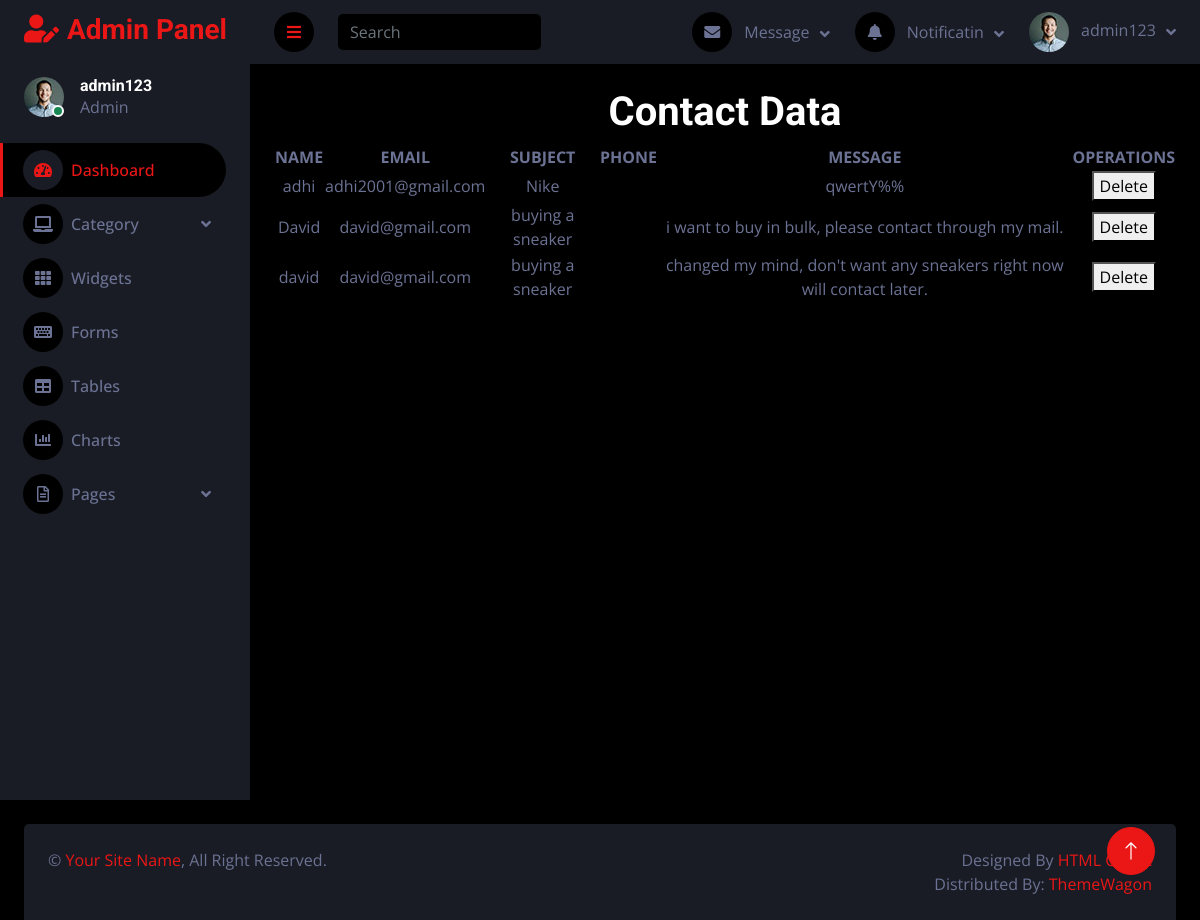
/Backend/contact_info/ (signed in), run on the app's committed database.
### Webapp/models.py (models this page shows)
class contactinfodb(models.Model):
    cname = models.CharField(max_length=100, null=True, blank=True)
    csubject = models.CharField(max_length=100, null=True, blank=True)
    cemail = models.CharField(max_length=100, null=True, blank=True)
    cmessage = models.CharField(max_length=500,null=True, blank=True)

### Backend/views.py (the view)
# urls.py: path('contact_info/', views.contact_info, name="contact_info"),
def contact_info(request):
    data=contactinfodb.objects.all()
    return render(request,"contact_data.html",{'data':data})

### Backend/Templates/contact_data.html (shortened to what this page needs)
<!DOCTYPE html>
{% extends 'index_page.html' %}
{% block content %}
<html lang="en">
<head>
</head>
<body>
<div style="text-align:center">
    <h1>Contact Data</h1>
    <form enctype="multipart/form-data" style="border-size:5px">
        <table width="100%">
            <tr>
                <th>NAME</th>
                <th>EMAIL</th>
                <th>SUBJECT</th>
                <th>PHONE</th>
                <th>MESSAGE</th>
                <th>OPERATIONS</th>
            </tr>
            {% for d in data %}
            <tr>
                <td>{{d.cname}}</td>
                <td>{{d.cemail}}</td>
                <td>{{d.csubject}}</td>
                <td>{{d.cphone}}</td>
                <td>{{d.cmessage}}</td>
                <td>
                    <a href="">
                        <button type="button">Delete</button>
                    </a>
                </td>
            </tr>
            {% endfor %}
        </table>
    </form>
</div>
</body>
</html>
{% endblock %}

### Backend/static/In/css/style.css (style rules this page uses)
:root { --primary: #EB1616; --secondary: #191C24; --light: #6C7293; --dark: #000000; }

### data on the page
contactinfodb: cname "adhi", cemail "adhi2001@gmail.com", csubject "Nike", cmessage "qwertY%%"
contactinfodb: cname "David", cemail "david@gmail.com", csubject "buying a sneaker", cmessage "i want to buy in bulk, please contact through my mail."
contactinfodb: cname "david", cemail "david@gmail.com", csubject "buying a sneaker", cmessage "changed my mind, don't want any sneakers right now will contact later."

### other printed values
{{ request.session.username }} "admin123"
